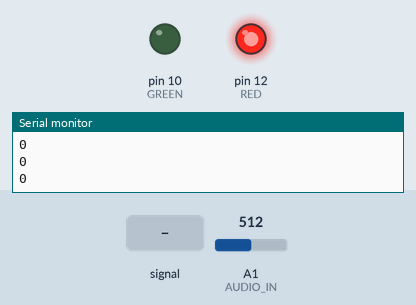
Bench run of a sketch on a simulated Arduino Uno, built with avr-gcc and run on an emulated ATmega328P. Shown: output pins drawn as LEDs (lit = HIGH), the last lines printed to the serial monitor. The test bench sets the inputs (shaded band); at power-on: A1 (AUDIO_IN) = 512.

Above: at 1.2 s.
1.3 s: A1 (AUDIO_IN) fed a 2 Hz sine of ±306 counts around its level
At 4.0 s:
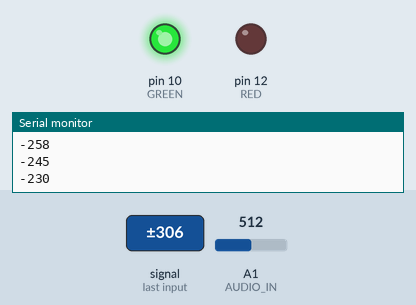
Timing chart, 0 to 5.5 s (numbered marks = the images above; inputs shaded):
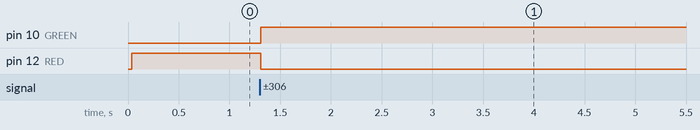

The sketch:

audio_in_toco_alt.ino
```cpp
#define AUDIO_IN A1
#define CALIBRATION_SAMPLES 200
#define RED 12
#define GREEN 10

float sensor = 0;
int prev = 0;
int calibration = 0;
float calibration_avg = 0.;

void setup() {
  pinMode(RED, OUTPUT);
  pinMode(GREEN, OUTPUT);
  Serial.begin(9600);
}

void loop() {
  if (calibration < CALIBRATION_SAMPLES) {
    sensor = analogRead(AUDIO_IN);
    calibration_avg = abs((calibration_avg * calibration) + (sensor - prev)) /
                                           ++calibration;
    prev = sensor;
    //Serial.print("Calibrating steps left: ");
    //Serial.println((CALIBRATION_SAMPLES - calibration));

  } else {
    sensor = int(analogRead(AUDIO_IN) - prev);
    Serial.println(int(sensor));
    if(abs(sensor) > calibration_avg/4) {
      digitalWrite(GREEN, HIGH);
      digitalWrite(RED, LOW);
    } else {
      digitalWrite(GREEN, LOW);
      digitalWrite(RED, HIGH);
    }
    //delay(10);
  }
}
```

Measured:
- after the input at 1.3 s, pin 10 (GREEN): LOW → HIGH at once; pin 12 (RED): HIGH → LOW at once
